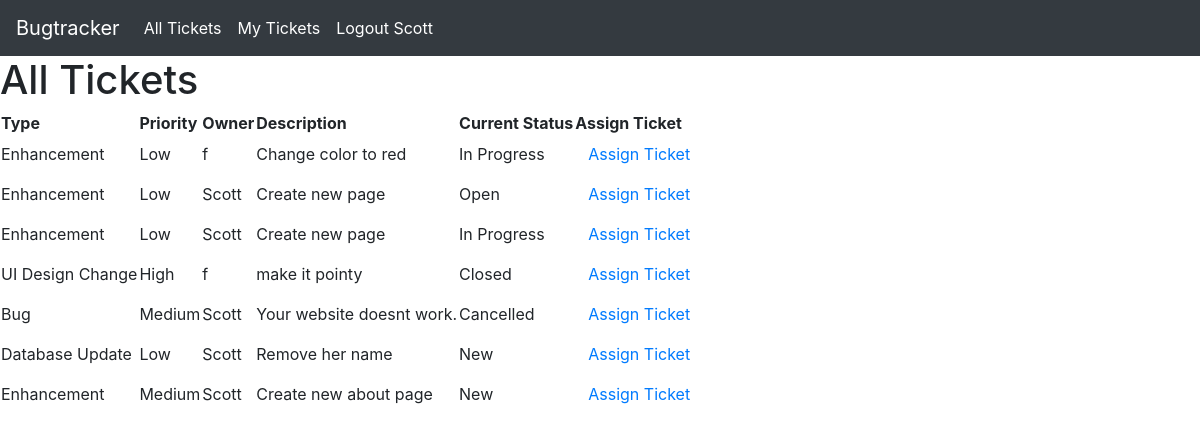
Screenshot of /allTickets/ (signed in) with the database file from the repository.
### core/models.py (models this page shows, shortened)
class UserProfile(AbstractBaseUser):
    email 					= models.EmailField(verbose_name="email", max_length=60, unique=True)
    username 				= models.CharField (max_length=30, unique=True, default='')
    date_joined				= models.DateTimeField(verbose_name='date joined', auto_now_add=True )
    last_login				= models.DateTimeField(verbose_name='last login', auto_now=True)
    is_admin				= models.BooleanField(default=False)
    is_active				= models.BooleanField(default=True)
    is_staff				= models.BooleanField(default=False)
    is_superuser			= models.BooleanField(default=False)
    role                    =models.ForeignKey(Role, on_delete=models.CASCADE , default='1')
    USERNAME_FIELD = 'username'
    REQUIRED_FIELDS=['email']
    objects = MyAccountManager()

### bugs/models.py (models this page shows)
class Bug(models.Model):
     bug_id=models.AutoField(primary_key=True)
     bug_type=models.ForeignKey(BugType, on_delete=models.CASCADE )
     bug_priority=models.ForeignKey(BugPriority,on_delete=models.CASCADE)
     bug_desc=models.CharField(max_length=280)
     bug_owner=models.ForeignKey(UserProfile, on_delete=models.CASCADE , default='2')
     bug_status=models.ForeignKey(BugStatus, on_delete=models.CASCADE, default='1')

class BugType(models.Model):
    bug_type_id=models.CharField(max_length=5,primary_key=True)
    bug_type=models.CharField(max_length=100)

class BugPriority(models.Model):
    bug_priority_id=models.CharField(max_length=5,primary_key=True)
    bug_priority=models.CharField(max_length=10)

class BugStatus(models.Model):
    bug_status_id=models.CharField(max_length=5,primary_key=True)
    bug_status=models.CharField(max_length=20)

### bugs/views.py (the view)
# urls.py: path('allTickets/',bug_views.all_tickets),
def all_tickets(request):
    page_data=Bug.objects.all()
    return render(request, 'staff/all-tickets.html', {'page_data':page_data})

### templates/staff/all-tickets.html
<html>
  <head>
    {% include "util/bootstrap.html" %}
  </head>
  <body>
    {% include "util/nav-staff.html" %}
    <h1>All Tickets</h1>
    <table>
    <tr>
        <th>Type</th>
        <th>Priority</th>
        <th>Owner</th>
        <th>Description</th>
        <th>Current Status</th>
        <th>Assign Ticket</th>
    </tr>
    {% for data in page_data %}
    <tr>
        <td>{{ data.bug_type.bug_type}}</td>
        <td>{{ data.bug_priority.bug_priority }}</td>
        <td>{{ data.bug_owner.username }}</td>
        <td>{{ data.bug_desc }}</td>
        <td>{{ data.bug_status.bug_status }}</td>
        <td class="text-center align-middle">
            <a class="btn btn-outlined btn-link" href="assign/{{data.bug_id}}">
              Assign Ticket
        </a>
        </td>
    </tr>
    {% endfor %}
    </table>
  </body>
</html>

### templates/util/nav-staff.html
<nav class="navbar navbar-expand-md navbar-expand-lg navbar-light bg-dark" >
    <a class="navbar-brand" href="/" style="color:white;">Bugtracker</a>
    <div class="collapse navbar-collapse" id="navbarSupportedContent">
      <ul class="navbar-nav mr-auto">
        {% if user.role.role_id == '2' %}
        <li class="nav-item">
          <a class="nav-link" href="/allTickets/" style="color:white;">All Tickets</a>
        </li>
        {% endif %}
         {% if user.is_authenticated %}
         <li class="nav-item">
          <a class="nav-link" href="/myTickets/" style="color:white;">My Tickets</a>
        </li>
          <li>
            <a class="nav-link" href="/logout/" style="color:white;">Logout {{user.username}}</a>
          </li>
        {% else %}
          <li>
            <a class="nav-link" href="/login/" style="color:white;">Login</a>
          </li>
        {% endif %}
    </div>
  </nav>

### rows the page displays
UserProfile: username "Scott"
Bug: bug_type.bug_type "Enhancement", bug_priority.bug_priority "Low", bug_owner.username "f", bug_desc "Change color to red", bug_status.bug_status "In Progress"
Bug: bug_type.bug_type "Enhancement", bug_priority.bug_priority "Low", bug_owner.username "Scott", bug_desc "Create new page", bug_status.bug_status "Open"
Bug: bug_type.bug_type "Enhancement", bug_priority.bug_priority "Low", bug_owner.username "Scott", bug_desc "Create new page", bug_status.bug_status "In Progress"
Bug: bug_type.bug_type "UI Design Change", bug_priority.bug_priority "High", bug_owner.username "f", bug_desc "make it pointy", bug_status.bug_status "Closed"
Bug: bug_type.bug_type "Bug", bug_priority.bug_priority "Medium", bug_owner.username "Scott", bug_desc "Your website doesnt work.", bug_status.bug_status "Cancelled"
Bug: bug_type.bug_type "Database Update", bug_priority.bug_priority "Low", bug_owner.username "Scott", bug_desc "Remove her name", bug_status.bug_status "New"
Bug: bug_type.bug_type "Enhancement", bug_priority.bug_priority "Medium", bug_owner.username "Scott", bug_desc "Create new about page", bug_status.bug_status "New"
